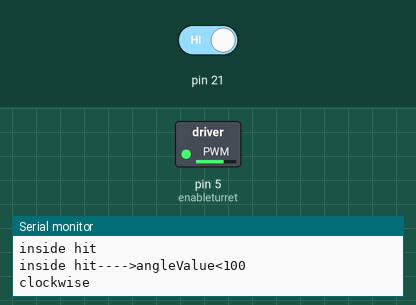
Simulated run of this sketch. Board: Arduino Mega 2560, built with avr-gcc and run on an emulated ATmega2560. On the bench: switched loads named in the sketch (green lamp = pin HIGH), the last lines printed to the serial monitor. Inputs (shaded band) come from the test bench; at power-on: pin 21 HIGH.

Above: at 5.13 s.
At 16.9 s:
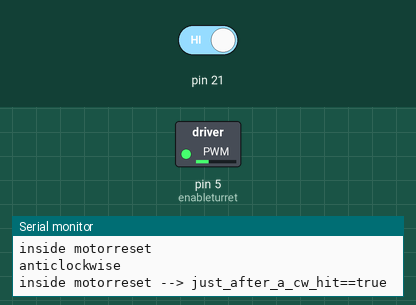
17.0 s: pin 21 driven LOW
At 18.4 s:
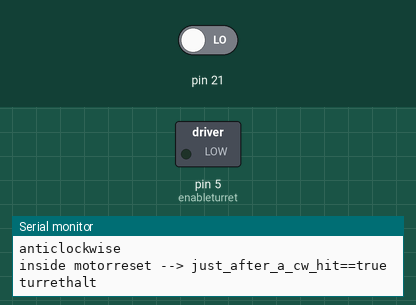
Timing chart, 0 to 26.5 s (numbered marks = the images above; inputs shaded):
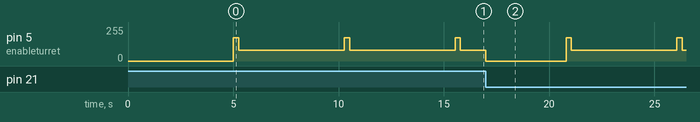

Measured:
- by itself, pin 5 (enableturret): alternates 175/255 for 0.25 s and 80/255 for 5.0 s

The sketch:

JustTurretCheck.ino
```cpp
boolean just_after_a_cw_hit= false;
boolean just_after_a_ccw_hit= false;

int turretmotorpin1=26;
int turretmotorpin2=27;
int enableturret=5;

void setup()
{
  attachInterrupt(2,turretHalt,FALLING);
  Serial.begin(9600);
  Serial3.begin(9600);
}

void loop()
{
  motorreset();
  delay(5000);
  hit(2250);
  delay(250);
  motorreset();
  delay(5000);
  hit(3200);
  delay(250);
}
void motorreset()
{
  Serial.println("inside motorreset");
  if(just_after_a_cw_hit==true)
  {
    just_after_a_cw_hit=false;
    turretanticlockwise(80);
    Serial.println("inside motorreset --> just_after_a_cw_hit==true");
  }
  else if(just_after_a_ccw_hit==true)
  {
    just_after_a_ccw_hit=false;
    turretclockwise(80);
    Serial.println("inside motorreset --> just_after_a_cw_hit==true");
  }
  else
    turretHalt();
}

void hit(int angleValue)
{
  Serial.println("inside hit");
  //compare angleValue and decide and the direction in which motor has to be hit
  //give a hit function and with required pwm
  if(angleValue<3150)
  {
    Serial.println("inside hit---->angleValue<100");
    turretclockwise(175);
    just_after_a_cw_hit=true;
  }
  else if(angleValue>3150)
  {
    Serial.println("inside hit----->angleValue>100");
    turretanticlockwise(175);
    just_after_a_ccw_hit=true;
  }

}

void turretclockwise(int valPWM)
{
  Serial.println("clockwise");

  digitalWrite(turretmotorpin1,HIGH);
  digitalWrite(turretmotorpin2,LOW);
  analogWrite(enableturret,valPWM);

}

void turretanticlockwise(int valPWM)
{
  Serial.println("anticlockwise");

  digitalWrite(turretmotorpin1,LOW);
  digitalWrite(turretmotorpin2,HIGH);
  analogWrite(enableturret,valPWM);

}

void turretHalt()
{
  Serial.println("turrethalt");

  digitalWrite(turretmotorpin1,HIGH);
  digitalWrite(turretmotorpin2,HIGH);
  analogWrite(enableturret,0);
}
```
